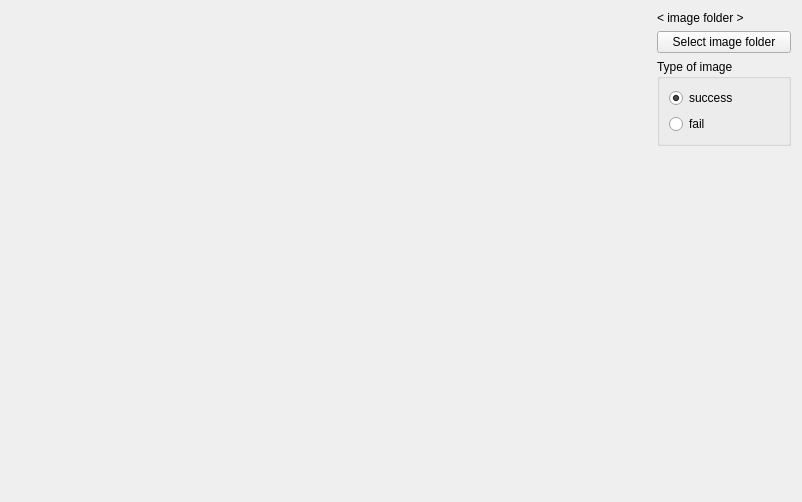
<?xml version="1.0" encoding="UTF-8"?>
<ui version="4.0">
 <class>Form</class>
 <widget class="QWidget" name="Form">
  <property name="geometry">
   <rect>
    <x>0</x>
    <y>0</y>
    <width>802</width>
    <height>498</height>
   </rect>
  </property>
  <property name="windowTitle">
   <string>Form</string>
  </property>
  <layout class="QHBoxLayout" name="horizontalLayout">
   <item>
    <widget class="canvas_create_fake_dataset" name="canvas" native="true">
     <property name="minimumSize">
      <size>
       <width>640</width>
       <height>480</height>
      </size>
     </property>
     <property name="mouseTracking">
      <bool>true</bool>
     </property>
    </widget>
   </item>
   <item>
    <layout class="QVBoxLayout" name="verticalLayout">
     <item>
      <widget class="QLabel" name="lbl_image_folder">
       <property name="text">
        <string>&lt; image folder &gt;</string>
       </property>
      </widget>
     </item>
     <item>
      <widget class="QPushButton" name="btn_image_folder">
       <property name="text">
        <string>Select image folder</string>
       </property>
      </widget>
     </item>
     <item>
      <widget class="QGroupBox" name="groupBox">
       <property name="title">
        <string>Type of image</string>
       </property>
       <layout class="QVBoxLayout" name="verticalLayout_2">
        <item>
         <widget class="QRadioButton" name="rb_success">
          <property name="text">
           <string>success</string>
          </property>
          <property name="checked">
           <bool>true</bool>
          </property>
         </widget>
        </item>
        <item>
         <widget class="QRadioButton" name="rb_fail">
          <property name="text">
           <string>fail</string>
          </property>
         </widget>
        </item>
       </layout>
      </widget>
     </item>
     <item>
      <spacer name="verticalSpacer">
       <property name="orientation">
        <enum>Qt::Vertical</enum>
       </property>
       <property name="sizeHint" stdset="0">
        <size>
         <width>20</width>
         <height>40</height>
        </size>
       </property>
      </spacer>
     </item>
    </layout>
   </item>
  </layout>
 </widget>
 <customwidgets>
  <customwidget>
   <class>canvas_create_fake_dataset</class>
   <extends>QWidget</extends>
   <header location="global">canvas_create_fake_dataset.h</header>
  </customwidget>
 </customwidgets>
 <resources/>
 <connections/>
</ui>
